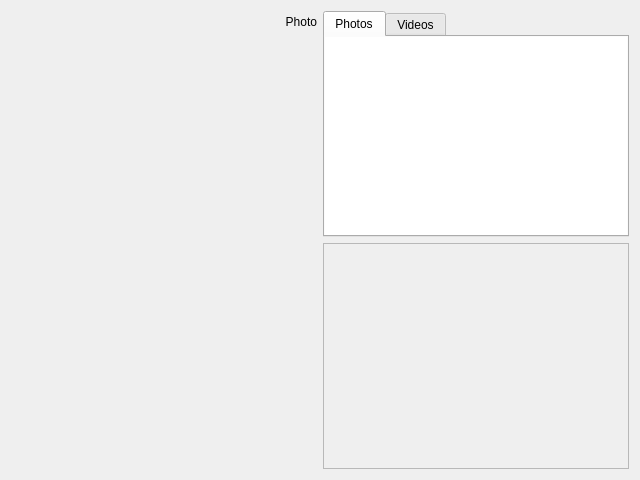
<?xml version="1.0" encoding="UTF-8"?>
<ui version="4.0">
 <class>ProfileViewer</class>
 <widget class="QWidget" name="ProfileViewer">
  <property name="geometry">
   <rect>
    <x>0</x>
    <y>0</y>
    <width>640</width>
    <height>480</height>
   </rect>
  </property>
  <property name="minimumSize">
   <size>
    <width>400</width>
    <height>300</height>
   </size>
  </property>
  <layout class="QHBoxLayout" name="horizontalLayout_3">
   <item>
    <layout class="QVBoxLayout" name="verticalLayout">
     <item>
      <layout class="QHBoxLayout" name="horizontalLayout_2">
       <item>
        <layout class="QHBoxLayout" name="hblProfileTitle">
         <item>
          <widget class="QPushButton" name="btnCopyURL">
           <property name="sizePolicy">
            <sizepolicy hsizetype="Fixed" vsizetype="Fixed">
             <horstretch>0</horstretch>
             <verstretch>0</verstretch>
            </sizepolicy>
           </property>
           <property name="cursor">
            <cursorShape>PointingHandCursor</cursorShape>
           </property>
           <property name="focusPolicy">
            <enum>Qt::NoFocus</enum>
           </property>
           <property name="toolTip">
            <string>Copy profile URL</string>
           </property>
           <property name="styleSheet">
            <string notr="true">background-color: transparent</string>
           </property>
           <property name="text">
            <string/>
           </property>
           <property name="icon">
            <iconset resource="main.qrc">
             <normaloff>:/img/tool-copy.png</normaloff>:/img/tool-copy.png</iconset>
           </property>
           <property name="iconSize">
            <size>
             <width>16</width>
             <height>16</height>
            </size>
           </property>
           <property name="flat">
            <bool>true</bool>
           </property>
          </widget>
         </item>
         <item>
          <widget class="QPushButton" name="btnDownloadProfile">
           <property name="sizePolicy">
            <sizepolicy hsizetype="Fixed" vsizetype="Fixed">
             <horstretch>0</horstretch>
             <verstretch>0</verstretch>
            </sizepolicy>
           </property>
           <property name="cursor">
            <cursorShape>PointingHandCursor</cursorShape>
           </property>
           <property name="focusPolicy">
            <enum>Qt::NoFocus</enum>
           </property>
           <property name="toolTip">
            <string>Download profile</string>
           </property>
           <property name="styleSheet">
            <string notr="true">background-color: transparent</string>
           </property>
           <property name="text">
            <string/>
           </property>
           <property name="icon">
            <iconset resource="main.qrc">
             <normaloff>:/img/tool-download.png</normaloff>:/img/tool-download.png</iconset>
           </property>
           <property name="iconSize">
            <size>
             <width>16</width>
             <height>16</height>
            </size>
           </property>
           <property name="flat">
            <bool>true</bool>
           </property>
          </widget>
         </item>
         <item>
          <spacer name="horizontalSpacer">
           <property name="orientation">
            <enum>Qt::Horizontal</enum>
           </property>
           <property name="sizeType">
            <enum>QSizePolicy::MinimumExpanding</enum>
           </property>
           <property name="sizeHint" stdset="0">
            <size>
             <width>10</width>
             <height>20</height>
            </size>
           </property>
          </spacer>
         </item>
        </layout>
       </item>
       <item>
        <widget class="QLabel" name="lblMediaTitle">
         <property name="sizePolicy">
          <sizepolicy hsizetype="MinimumExpanding" vsizetype="Preferred">
           <horstretch>0</horstretch>
           <verstretch>0</verstretch>
          </sizepolicy>
         </property>
         <property name="text">
          <string>Photo</string>
         </property>
         <property name="alignment">
          <set>Qt::AlignRight|Qt::AlignTrailing|Qt::AlignVCenter</set>
         </property>
        </widget>
       </item>
      </layout>
     </item>
     <item>
      <widget class="QStackedWidget" name="stwMediaContent">
       <property name="sizePolicy">
        <sizepolicy hsizetype="MinimumExpanding" vsizetype="MinimumExpanding">
         <horstretch>0</horstretch>
         <verstretch>0</verstretch>
        </sizepolicy>
       </property>
       <property name="currentIndex">
        <number>1</number>
       </property>
       <widget class="QWidget" name="wgtPhoto">
        <property name="sizePolicy">
         <sizepolicy hsizetype="MinimumExpanding" vsizetype="MinimumExpanding">
          <horstretch>0</horstretch>
          <verstretch>0</verstretch>
         </sizepolicy>
        </property>
        <layout class="QVBoxLayout" name="verticalLayout_8">
         <property name="leftMargin">
          <number>0</number>
         </property>
         <property name="topMargin">
          <number>0</number>
         </property>
         <property name="rightMargin">
          <number>0</number>
         </property>
         <property name="bottomMargin">
          <number>0</number>
         </property>
        </layout>
       </widget>
       <widget class="QWidget" name="wgtVideo">
        <property name="sizePolicy">
         <sizepolicy hsizetype="MinimumExpanding" vsizetype="MinimumExpanding">
          <horstretch>0</horstretch>
          <verstretch>0</verstretch>
         </sizepolicy>
        </property>
        <layout class="QVBoxLayout" name="verticalLayout_9">
         <property name="leftMargin">
          <number>0</number>
         </property>
         <property name="topMargin">
          <number>0</number>
         </property>
         <property name="rightMargin">
          <number>0</number>
         </property>
         <property name="bottomMargin">
          <number>0</number>
         </property>
        </layout>
       </widget>
      </widget>
     </item>
     <item>
      <layout class="QHBoxLayout" name="horizontalLayout">
       <item>
        <spacer name="horizontalSpacer_2">
         <property name="orientation">
          <enum>Qt::Horizontal</enum>
         </property>
         <property name="sizeType">
          <enum>QSizePolicy::MinimumExpanding</enum>
         </property>
         <property name="sizeHint" stdset="0">
          <size>
           <width>40</width>
           <height>20</height>
          </size>
         </property>
        </spacer>
       </item>
       <item>
        <widget class="QPushButton" name="btnBack">
         <property name="sizePolicy">
          <sizepolicy hsizetype="Fixed" vsizetype="Fixed">
           <horstretch>0</horstretch>
           <verstretch>0</verstretch>
          </sizepolicy>
         </property>
         <property name="cursor">
          <cursorShape>PointingHandCursor</cursorShape>
         </property>
         <property name="focusPolicy">
          <enum>Qt::NoFocus</enum>
         </property>
         <property name="toolTip">
          <string>Back</string>
         </property>
         <property name="styleSheet">
          <string notr="true">background-color: transparent</string>
         </property>
         <property name="text">
          <string/>
         </property>
         <property name="icon">
          <iconset resource="main.qrc">
           <normaloff>:/img/action-back.svg</normaloff>:/img/action-back.svg</iconset>
         </property>
         <property name="iconSize">
          <size>
           <width>32</width>
           <height>32</height>
          </size>
         </property>
         <property name="flat">
          <bool>true</bool>
         </property>
        </widget>
       </item>
       <item>
        <widget class="QPushButton" name="btnNope">
         <property name="sizePolicy">
          <sizepolicy hsizetype="Fixed" vsizetype="Fixed">
           <horstretch>0</horstretch>
           <verstretch>0</verstretch>
          </sizepolicy>
         </property>
         <property name="cursor">
          <cursorShape>PointingHandCursor</cursorShape>
         </property>
         <property name="focusPolicy">
          <enum>Qt::NoFocus</enum>
         </property>
         <property name="toolTip">
          <string>Nope</string>
         </property>
         <property name="styleSheet">
          <string notr="true">background-color: transparent</string>
         </property>
         <property name="text">
          <string/>
         </property>
         <property name="icon">
          <iconset resource="main.qrc">
           <normaloff>:/img/action-nope.svg</normaloff>:/img/action-nope.svg</iconset>
         </property>
         <property name="iconSize">
          <size>
           <width>32</width>
           <height>32</height>
          </size>
         </property>
         <property name="flat">
          <bool>true</bool>
         </property>
        </widget>
       </item>
       <item>
        <widget class="QPushButton" name="btnLike">
         <property name="sizePolicy">
          <sizepolicy hsizetype="Fixed" vsizetype="Fixed">
           <horstretch>0</horstretch>
           <verstretch>0</verstretch>
          </sizepolicy>
         </property>
         <property name="cursor">
          <cursorShape>PointingHandCursor</cursorShape>
         </property>
         <property name="focusPolicy">
          <enum>Qt::NoFocus</enum>
         </property>
         <property name="toolTip">
          <string>Like</string>
         </property>
         <property name="styleSheet">
          <string notr="true">background-color: transparent</string>
         </property>
         <property name="text">
          <string/>
         </property>
         <property name="icon">
          <iconset resource="main.qrc">
           <normaloff>:/img/action-like.svg</normaloff>:/img/action-like.svg</iconset>
         </property>
         <property name="iconSize">
          <size>
           <width>32</width>
           <height>32</height>
          </size>
         </property>
         <property name="flat">
          <bool>true</bool>
         </property>
        </widget>
       </item>
       <item>
        <widget class="QPushButton" name="btnSkip">
         <property name="sizePolicy">
          <sizepolicy hsizetype="Fixed" vsizetype="Fixed">
           <horstretch>0</horstretch>
           <verstretch>0</verstretch>
          </sizepolicy>
         </property>
         <property name="cursor">
          <cursorShape>PointingHandCursor</cursorShape>
         </property>
         <property name="focusPolicy">
          <enum>Qt::NoFocus</enum>
         </property>
         <property name="toolTip">
          <string>Skip</string>
         </property>
         <property name="styleSheet">
          <string notr="true">background-color: transparent</string>
         </property>
         <property name="text">
          <string/>
         </property>
         <property name="icon">
          <iconset resource="main.qrc">
           <normaloff>:/img/action-skip.svg</normaloff>:/img/action-skip.svg</iconset>
         </property>
         <property name="iconSize">
          <size>
           <width>32</width>
           <height>32</height>
          </size>
         </property>
         <property name="flat">
          <bool>true</bool>
         </property>
        </widget>
       </item>
       <item>
        <spacer name="horizontalSpacer_3">
         <property name="orientation">
          <enum>Qt::Horizontal</enum>
         </property>
         <property name="sizeType">
          <enum>QSizePolicy::MinimumExpanding</enum>
         </property>
         <property name="sizeHint" stdset="0">
          <size>
           <width>40</width>
           <height>20</height>
          </size>
         </property>
        </spacer>
       </item>
      </layout>
     </item>
    </layout>
   </item>
   <item>
    <layout class="QVBoxLayout" name="verticalLayout_3">
     <item>
      <widget class="QTabWidget" name="tbwGalleries">
       <property name="sizePolicy">
        <sizepolicy hsizetype="MinimumExpanding" vsizetype="MinimumExpanding">
         <horstretch>0</horstretch>
         <verstretch>0</verstretch>
        </sizepolicy>
       </property>
       <property name="currentIndex">
        <number>0</number>
       </property>
       <widget class="QWidget" name="wgtPhotoGallery">
        <property name="sizePolicy">
         <sizepolicy hsizetype="MinimumExpanding" vsizetype="MinimumExpanding">
          <horstretch>0</horstretch>
          <verstretch>0</verstretch>
         </sizepolicy>
        </property>
        <attribute name="title">
         <string>Photos</string>
        </attribute>
        <layout class="QVBoxLayout" name="verticalLayout_4">
         <property name="leftMargin">
          <number>0</number>
         </property>
         <property name="topMargin">
          <number>0</number>
         </property>
         <property name="rightMargin">
          <number>0</number>
         </property>
         <property name="bottomMargin">
          <number>0</number>
         </property>
         <item>
          <widget class="QGraphicsView" name="grvPhotoGallery">
           <property name="sizePolicy">
            <sizepolicy hsizetype="MinimumExpanding" vsizetype="MinimumExpanding">
             <horstretch>0</horstretch>
             <verstretch>0</verstretch>
            </sizepolicy>
           </property>
           <property name="frameShape">
            <enum>QFrame::NoFrame</enum>
           </property>
          </widget>
         </item>
        </layout>
       </widget>
       <widget class="QWidget" name="wgtVideoGallery">
        <property name="sizePolicy">
         <sizepolicy hsizetype="MinimumExpanding" vsizetype="MinimumExpanding">
          <horstretch>0</horstretch>
          <verstretch>0</verstretch>
         </sizepolicy>
        </property>
        <attribute name="title">
         <string>Videos</string>
        </attribute>
        <layout class="QVBoxLayout" name="verticalLayout_5">
         <property name="leftMargin">
          <number>0</number>
         </property>
         <property name="topMargin">
          <number>0</number>
         </property>
         <property name="rightMargin">
          <number>0</number>
         </property>
         <property name="bottomMargin">
          <number>0</number>
         </property>
         <item>
          <widget class="QGraphicsView" name="grvVideoGallery">
           <property name="sizePolicy">
            <sizepolicy hsizetype="MinimumExpanding" vsizetype="MinimumExpanding">
             <horstretch>0</horstretch>
             <verstretch>0</verstretch>
            </sizepolicy>
           </property>
           <property name="frameShape">
            <enum>QFrame::NoFrame</enum>
           </property>
          </widget>
         </item>
        </layout>
       </widget>
      </widget>
     </item>
     <item>
      <widget class="QFrame" name="fraInfo">
       <property name="sizePolicy">
        <sizepolicy hsizetype="MinimumExpanding" vsizetype="MinimumExpanding">
         <horstretch>0</horstretch>
         <verstretch>0</verstretch>
        </sizepolicy>
       </property>
       <property name="frameShape">
        <enum>QFrame::StyledPanel</enum>
       </property>
       <property name="frameShadow">
        <enum>QFrame::Raised</enum>
       </property>
       <layout class="QVBoxLayout" name="verticalLayout_6">
        <property name="leftMargin">
         <number>0</number>
        </property>
        <property name="topMargin">
         <number>0</number>
        </property>
        <property name="rightMargin">
         <number>0</number>
        </property>
        <property name="bottomMargin">
         <number>0</number>
        </property>
        <item>
         <layout class="QHBoxLayout" name="hblInfo">
          <property name="topMargin">
           <number>0</number>
          </property>
         </layout>
        </item>
        <item>
         <widget class="QScrollArea" name="scaInfo">
          <property name="sizePolicy">
           <sizepolicy hsizetype="MinimumExpanding" vsizetype="MinimumExpanding">
            <horstretch>0</horstretch>
            <verstretch>0</verstretch>
           </sizepolicy>
          </property>
          <property name="frameShape">
           <enum>QFrame::NoFrame</enum>
          </property>
          <property name="widgetResizable">
           <bool>true</bool>
          </property>
          <widget class="QWidget" name="wgtInfo">
           <property name="geometry">
            <rect>
             <x>0</x>
             <y>0</y>
             <width>306</width>
             <height>220</height>
            </rect>
           </property>
           <property name="sizePolicy">
            <sizepolicy hsizetype="MinimumExpanding" vsizetype="MinimumExpanding">
             <horstretch>0</horstretch>
             <verstretch>0</verstretch>
            </sizepolicy>
           </property>
           <layout class="QVBoxLayout" name="verticalLayout_7">
            <property name="leftMargin">
             <number>0</number>
            </property>
            <property name="topMargin">
             <number>0</number>
            </property>
            <property name="rightMargin">
             <number>0</number>
            </property>
            <property name="bottomMargin">
             <number>0</number>
            </property>
            <item>
             <layout class="QFormLayout" name="fmlInfo"/>
            </item>
           </layout>
          </widget>
         </widget>
        </item>
       </layout>
      </widget>
     </item>
    </layout>
   </item>
  </layout>
 </widget>
 <resources>
  <include location="main.qrc"/>
 </resources>
 <connections/>
</ui>
